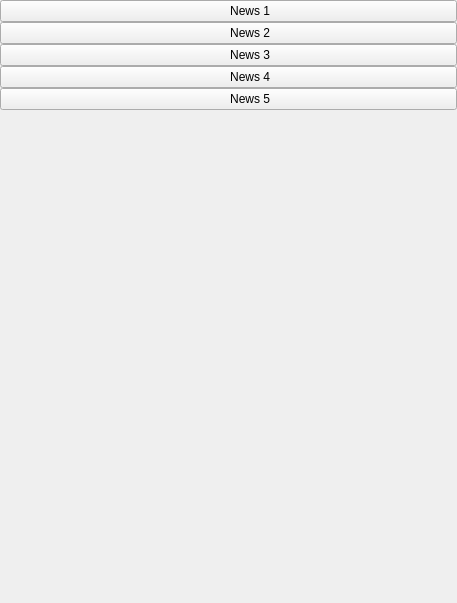
<?xml version="1.0" encoding="UTF-8"?>
<ui version="4.0">
 <class>news</class>
 <widget class="QWidget" name="news">
  <property name="geometry">
   <rect>
    <x>0</x>
    <y>0</y>
    <width>457</width>
    <height>603</height>
   </rect>
  </property>
  <property name="windowTitle">
   <string>Form</string>
  </property>
  <layout class="QGridLayout" name="gridLayout">
   <property name="leftMargin">
    <number>0</number>
   </property>
   <property name="topMargin">
    <number>0</number>
   </property>
   <property name="rightMargin">
    <number>0</number>
   </property>
   <property name="bottomMargin">
    <number>0</number>
   </property>
   <property name="spacing">
    <number>0</number>
   </property>
   <item row="0" column="0" colspan="2">
    <widget class="QPushButton" name="news1">
     <property name="text">
      <string>             News 1</string>
     </property>
     <property name="icon">
      <iconset resource="ressources.qrc">
       <normaloff>:/images/flat_messages.png</normaloff>:/images/flat_messages.png</iconset>
     </property>
     <property name="iconSize">
      <size>
       <width>64</width>
       <height>64</height>
      </size>
     </property>
    </widget>
   </item>
   <item row="2" column="0" colspan="2">
    <widget class="QPushButton" name="news3">
     <property name="text">
      <string>             News 3</string>
     </property>
     <property name="icon">
      <iconset resource="ressources.qrc">
       <normaloff>:/images/flat_messages.png</normaloff>:/images/flat_messages.png</iconset>
     </property>
     <property name="iconSize">
      <size>
       <width>64</width>
       <height>64</height>
      </size>
     </property>
    </widget>
   </item>
   <item row="1" column="0" colspan="2">
    <widget class="QPushButton" name="news2">
     <property name="text">
      <string>             News 2</string>
     </property>
     <property name="icon">
      <iconset resource="ressources.qrc">
       <normaloff>:/images/flat_messages.png</normaloff>:/images/flat_messages.png</iconset>
     </property>
     <property name="iconSize">
      <size>
       <width>64</width>
       <height>64</height>
      </size>
     </property>
    </widget>
   </item>
   <item row="3" column="0" colspan="2">
    <widget class="QPushButton" name="news4">
     <property name="text">
      <string>             News 4</string>
     </property>
     <property name="icon">
      <iconset resource="ressources.qrc">
       <normaloff>:/images/flat_messages.png</normaloff>:/images/flat_messages.png</iconset>
     </property>
     <property name="iconSize">
      <size>
       <width>64</width>
       <height>64</height>
      </size>
     </property>
    </widget>
   </item>
   <item row="4" column="0" colspan="2">
    <widget class="QPushButton" name="news5">
     <property name="text">
      <string>             News 5</string>
     </property>
     <property name="icon">
      <iconset resource="ressources.qrc">
       <normaloff>:/images/flat_messages.png</normaloff>:/images/flat_messages.png</iconset>
     </property>
     <property name="iconSize">
      <size>
       <width>64</width>
       <height>64</height>
      </size>
     </property>
    </widget>
   </item>
   <item row="5" column="1">
    <spacer name="verticalSpacer_2">
     <property name="orientation">
      <enum>Qt::Vertical</enum>
     </property>
     <property name="sizeHint" stdset="0">
      <size>
       <width>20</width>
       <height>114</height>
      </size>
     </property>
    </spacer>
   </item>
  </layout>
 </widget>
 <resources>
  <include location="ressources.qrc"/>
 </resources>
 <connections/>
</ui>
